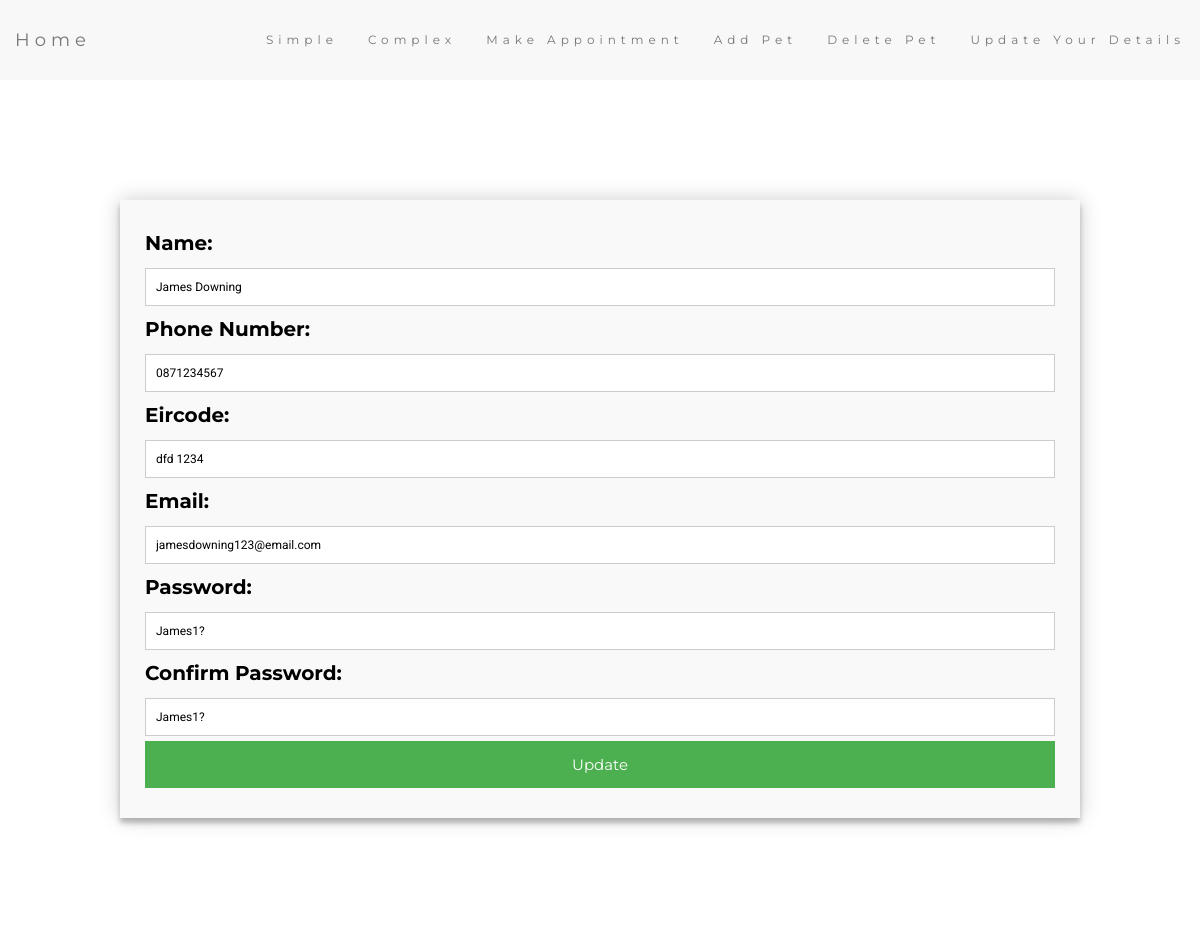
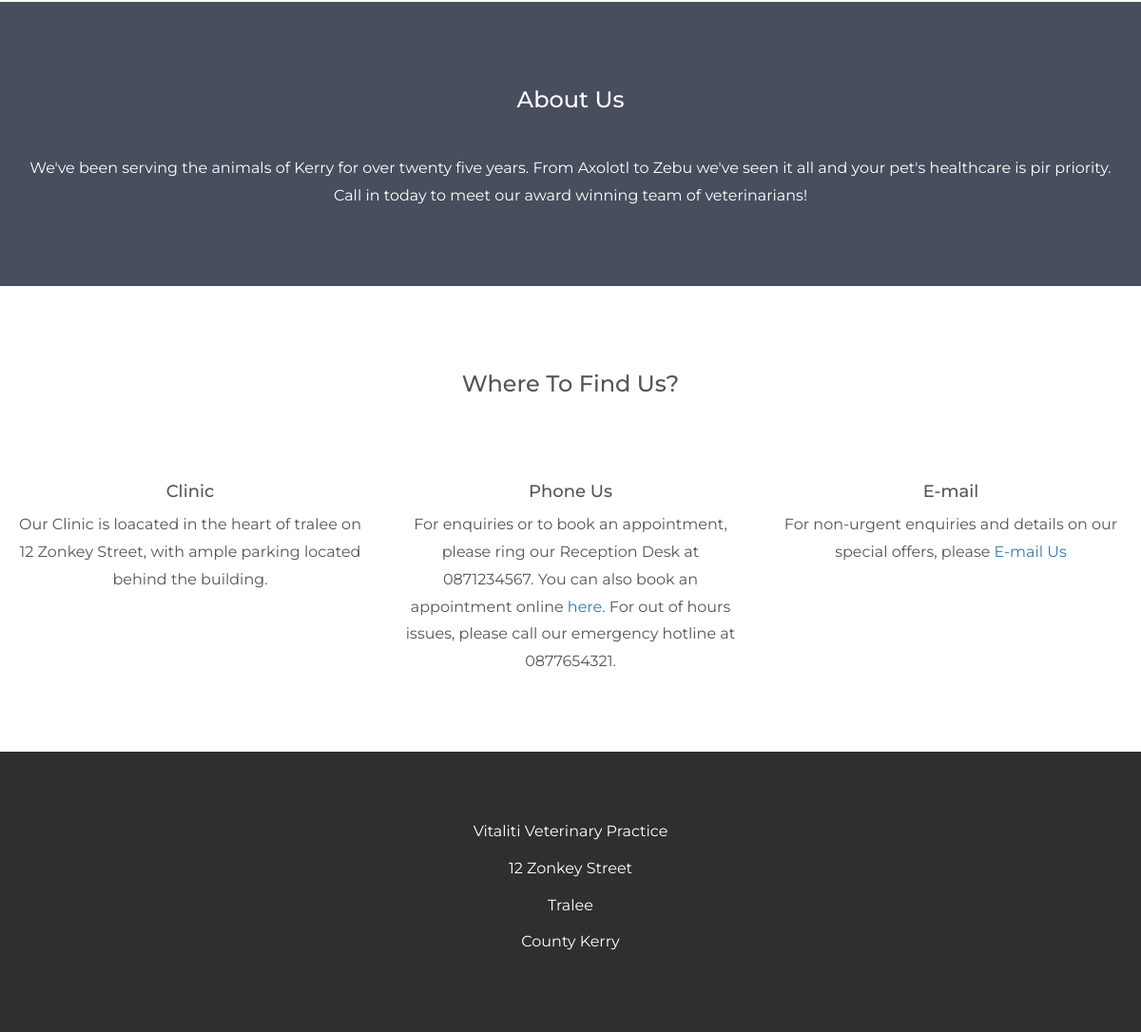
Screenshot of /updateform.php (signed in) with the database file from the repository (2 pictures, top to bottom).
### tables this page shows
CREATE TABLE `owners` (
  `OwnerID` int(11) NOT NULL AUTO_INCREMENT,
  `Name` char(30) NOT NULL,
  `phone` char(10) NOT NULL,
  `eircode` char(8) NOT NULL,
  `email` char(30) NOT NULL,
  `username` char(15) NOT NULL,
  `password` char(15) NOT NULL,
  PRIMARY KEY (`OwnerID`)
);

### updateform.php (the view, shortened to what this page needs)
<!DOCTYPE html>
<html lang='en'>
  <head>
      <link rel="stylesheet" type="text/css" href="Homepage.css">
      <?php
      try {
        $pdo = new PDO('mysql:host=localhost;dbname=veterinary; charset=utf8', 'root', '');
        $pdo->setAttribute(PDO::ATTR_ERRMODE, PDO::ERRMODE_EXCEPTION);
        $id = (int)$_SESSION["OwnerID"];
        $sql="SELECT count(*) FROM owners WHERE OwnerID= :id";
        $result = $pdo->prepare($sql);
        $result->bindValue(':id', $id);
        $result->execute();
        if($result->fetchColumn() > 0)
        {
            $sql = "SELECT * FROM owners where OwnerID = :id";
            $result = $pdo->prepare($sql);
            $result->bindValue(':id', $id);
            $result->execute();
            $row = $result->fetch() ;
        	  $name= $row['Name'];
        	  $phone=$row['phone'];
            $eircode=$row['eircode'];
            $email=$row['email'];
            $password=$row['password'];
        }
        else {
              print "No rows matched the query. try again click<a href='selectupdate.php'> here</a> to go back";
            }
      }
      catch (PDOException $e) {
      $output = 'Unable to connect to the database server: ' . $e->getMessage() . ' in ' . $e->getFile() . ':' . $e->getLine();
      }
      ?>
  </head>
  <body>
      <form id="contact" action="updated.php" method="post">
          <label for="ud_name">Name:</label>
          <input required type="text" name="ud_name" value="<?php echo $name; ?>">
          <label for="ud_phone">Phone Number:</label>
          <input required type="text" name="ud_phone" value="<?php echo $phone; ?>">
          <label for="ud_eircode">Eircode:</label>
          <input required type="text" name="ud_eircode" value="<?php echo $eircode; ?>">
          <label for="ud_email">Email:</label>
          <input required type="text" name="ud_email" value="<?php echo $email; ?>">
          <label for="ud_password">Password:</label>
          <input required type="text" name="ud_password" value="<?php echo $password; ?>">
          <label for="ud_confirmPassword">Confirm Password:</label>
          <input required type="text" name="ud_confirmPassword" value="<?php echo $password; ?>">
          <input type="Submit" value="Update">
      </form>
  </body>
  </html>

### Homepage.css (style rules this page uses)
body { font: 20px Montserrat, sans-serif; line-height: 1.8; color: #f5f6f7; }
p { font-size: 16px; }
.margin { margin-bottom: 45px; }
.bg-2 { background-color: #474e5d; color: #ffffff; }
.bg-3 { background-color: #ffffff; color: #555555; }
.bg-4 { background-color: #2f2f2f; color: #fff; }
.container-fluid { padding-top: 70px; padding-bottom: 70px; }
.navbar { padding-top: 15px; padding-bottom: 15px; border: 0; border-radius: 0; margin-bottom: 0; font-size: 12px; letter-spacing: 5px; }

### updateform.php (style rules this page uses)
* { margin: 0; padding: 0; box-sizing: border-box; -webkit-box-sizing: border-box; -moz-box-sizing: border-box; -webkit-font-smoothing: antialiased; -moz-font-smoothing: antialiased; -o-font-smoothing: antialiased; text-rendering: optimizeLegibility; }
#contact input[type="text"], #contact input[type="email"], #contact input[type="tel"], #contact input[type="url"], #contact textarea, #contact button[type="submit"] { font: 400 12px/16px "Roboto", Helvetica, Arial, sans-serif; }
#contact { background: #F9F9F9; padding: 25px; margin: 10% auto; box-shadow: 0 0 20px 0 rgba(0, 0, 0, 0.2), 0 5px 5px 0 rgba(0, 0, 0, 0.24); }
#contact input[type="text"] { width: 100%; border: 1px solid #ccc; background: #FFF; margin: 0 0 5px; padding: 10px; }
#contact input[type="submit"] { cursor: pointer; width: 100%; border: none; background: #4CAF50; color: #FFF; margin: 0 0 5px; padding: 10px; font-size: 15px; }
#contact { color:#000000; width:80%; }

### rows the page displays
owners: ud_name "James Downing", ud_phone "0871234567", ud_eircode "dfd 1234", ud_email "jamesdowning123@email.com", ud_password "James1?", ud_confirmPassword "James1?"
